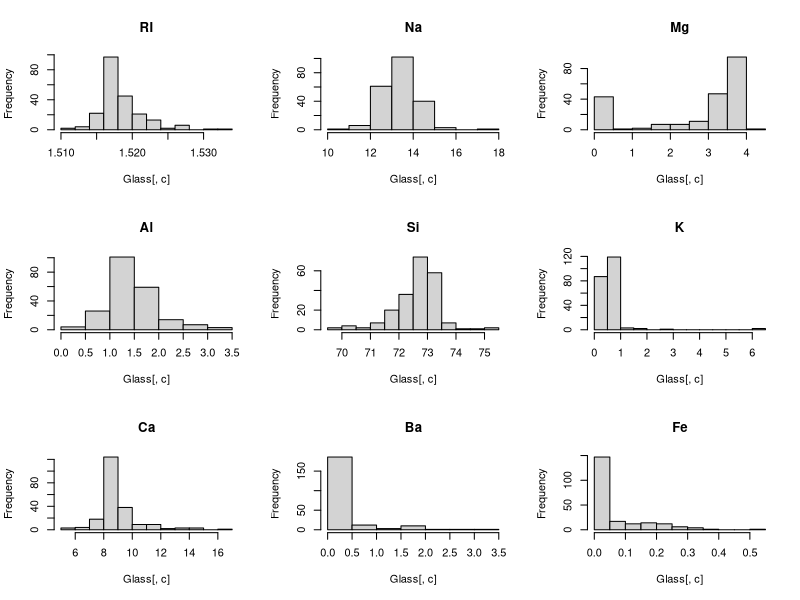
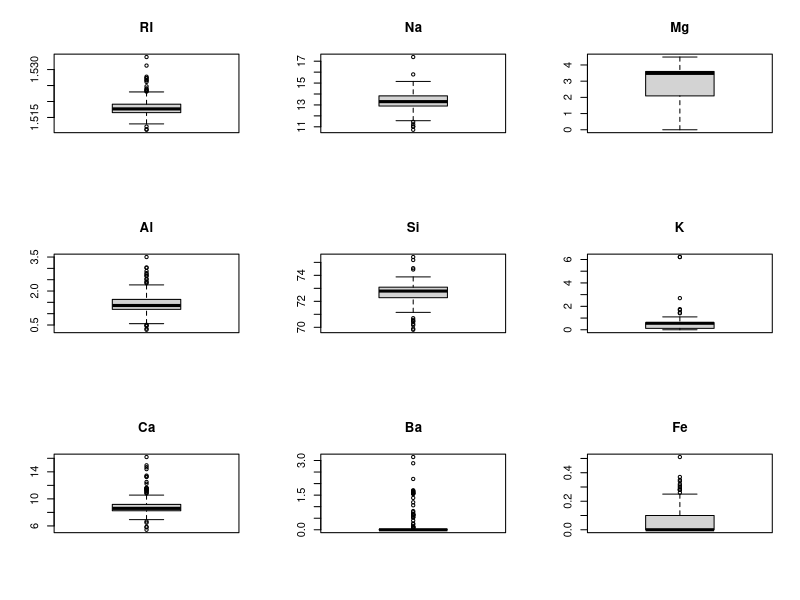
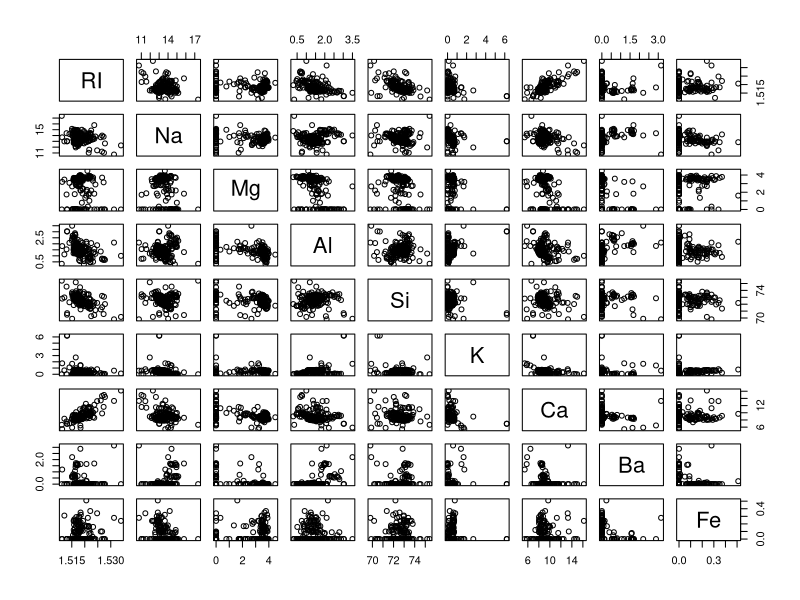
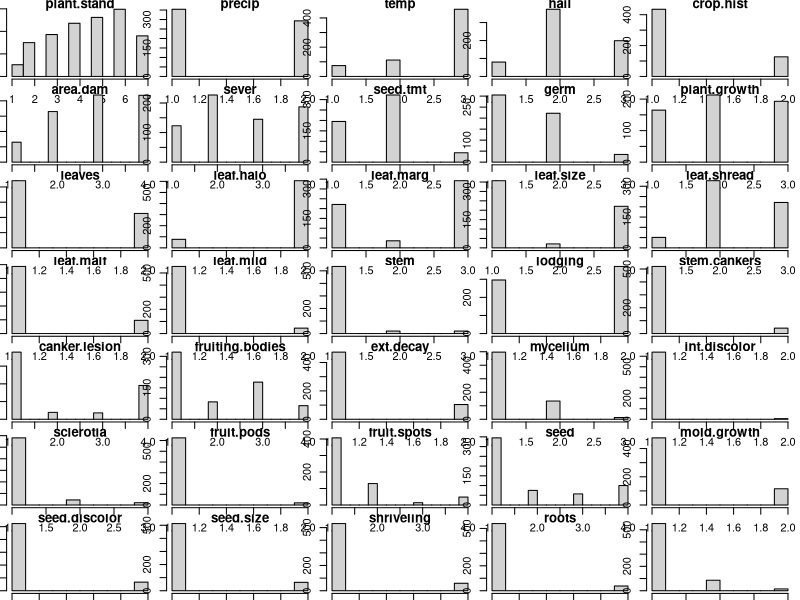

Write R code to recreate these figures, in order.
## ---- chunk 1
knitr::opts_chunk$set(echo = TRUE)
setwd('/Users/brucehao/Google Drive/CUNY/git/DATA624')
## ---- chunk 2
library(mlbench)
data(Glass)
## ---- chunk 3
preds = colnames(Glass)

# check histograms for each predictor 
par(mfrow = c(3, 3))
for (c in 1:(length(preds)-1)){
  hist(Glass[, c], main = preds[c])
}

# check boxplots for each predictor 
par(mfrow = c(3, 3))
for (c in 1:(length(preds)-1)){
  boxplot(Glass[, c], main = preds[c])
}

# check scatter plot matrix  
pairs(Glass[, 1:9])
## ---- chunk 4
data("Soybean")
## ---- chunk 5
preds = colnames(Soybean[, 2:length(colnames(Soybean))])

# check historgrams for each predictor 
par(mfrow = c(7, 5), mar = c(.5, .5, .5, .5))
for (c in 2:length(colnames(Soybean))){
  hist(as.numeric(Soybean[, c]), 
       main = preds[c])  # need to change margins to prevent error
}

# calculate fraction of unique values and ratio of frequency between 1st and 2nd most prevalent value 
df = data.frame(pred = as.character(),
                deg  = as.character())
for (c in 2:length(colnames((Soybean)))){
  uniq_frac = (length(unique(Soybean[, c])) / length(Soybean[, c])) < 0.1  

  # determine frequency of top 1 and 2 values 
  var1_freq = sort(table(Soybean[, c]), decreasing = TRUE, useNA = 'ifany')[1]
  var2_freq = sort(table(Soybean[, c]), decreasing = TRUE, useNA = 'ifany')[2]
  freq_ratio= (var1_freq / var2_freq) > 20 
  uniq_frac & freq_ratio
  df_temp   = data.frame(preds[c], uniq_frac & freq_ratio)
  df        = rbind(df, df_temp)
}
colnames(df)= c('pred', 'deg')

# return only those predictors that meet degenerate rules 
df[df['deg'] == TRUE, ]
## ---- chunk 6
library(dplyr)
library(tidyr)

Soybean %>% select(-one_of(c('Class'))) %>% 
  summarise_each(funs(sum(is.na(.)))) %>%
  gather(pred, n_na) %>% 
  arrange(desc(n_na))

any_na = Soybean %>% complete.cases()
Soybean %>% mutate(any_na = any_na) %>% 
  group_by(Class, any_na) %>% 
  summarise(n = n()) %>% 
  spread(any_na, n) %>% 
  arrange(`TRUE`, `FALSE`, Class) %>%
  rename('has_NAs' = `FALSE`, 'no_NAs' = `TRUE`)

Soybean %>% mutate(n = NaN) %>%
  group_by(Class) %>%
  summarise_each(funs(sum(is.na(.)))) 
